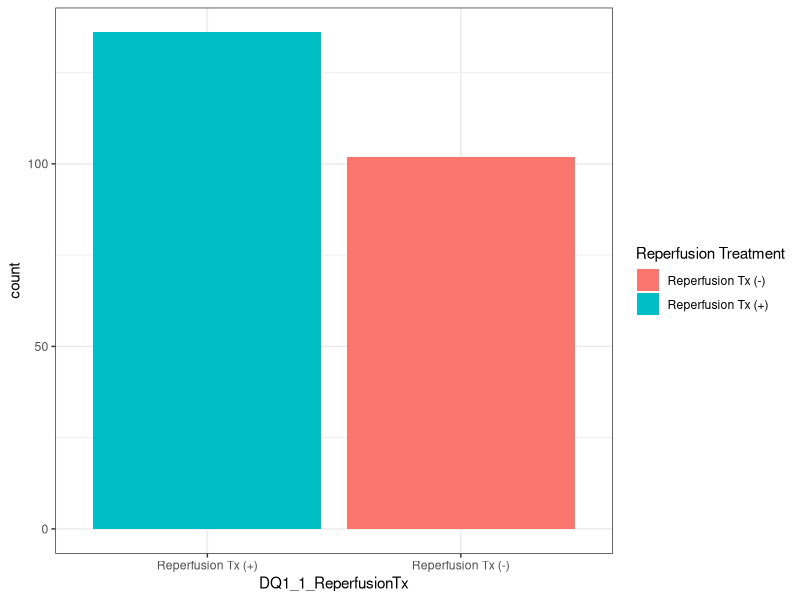
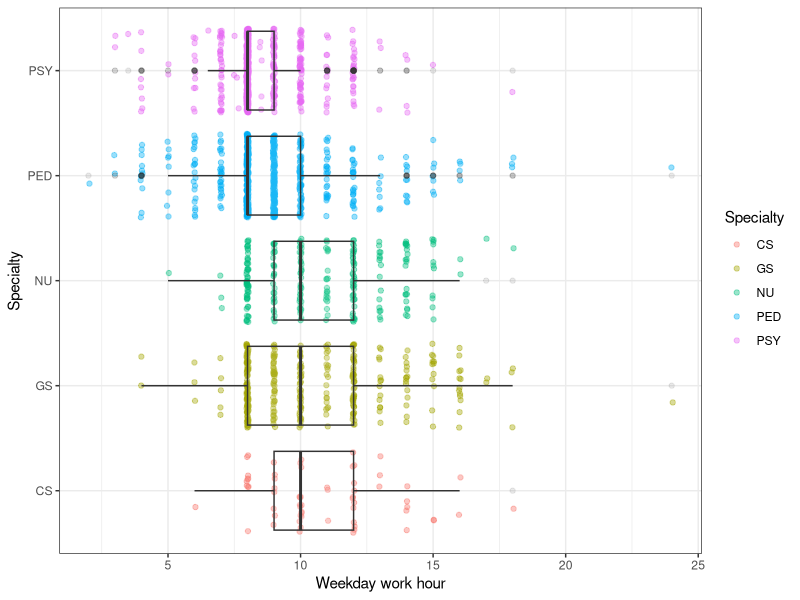
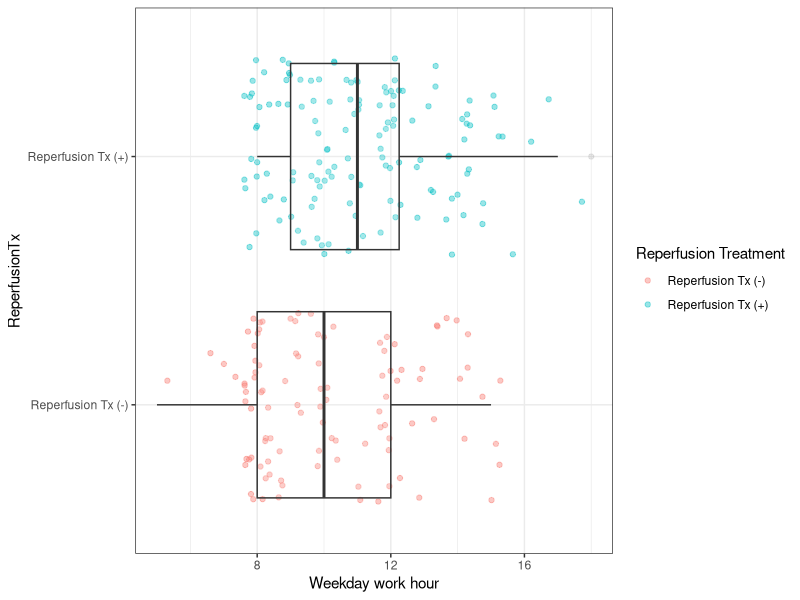
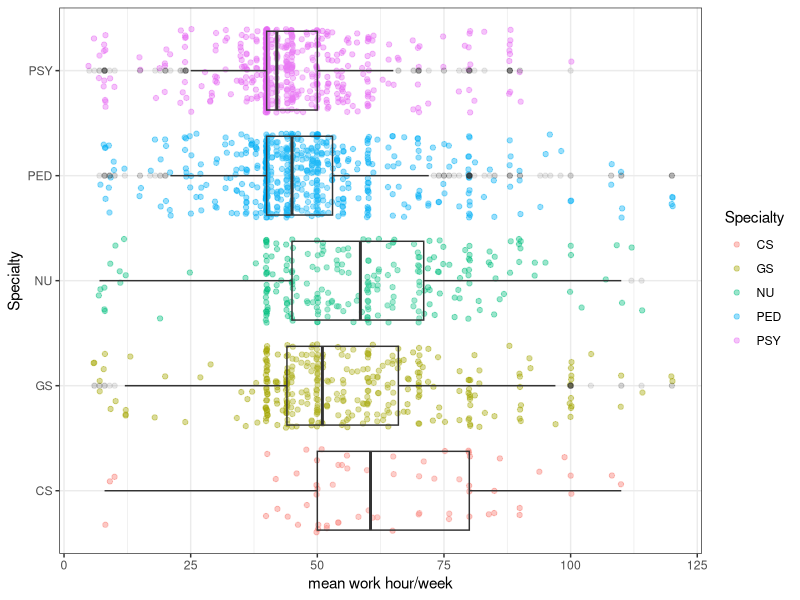
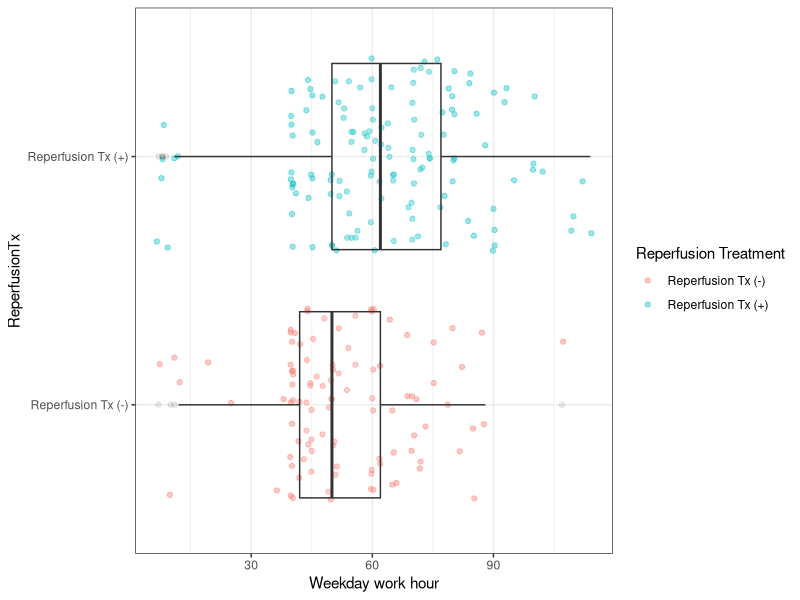
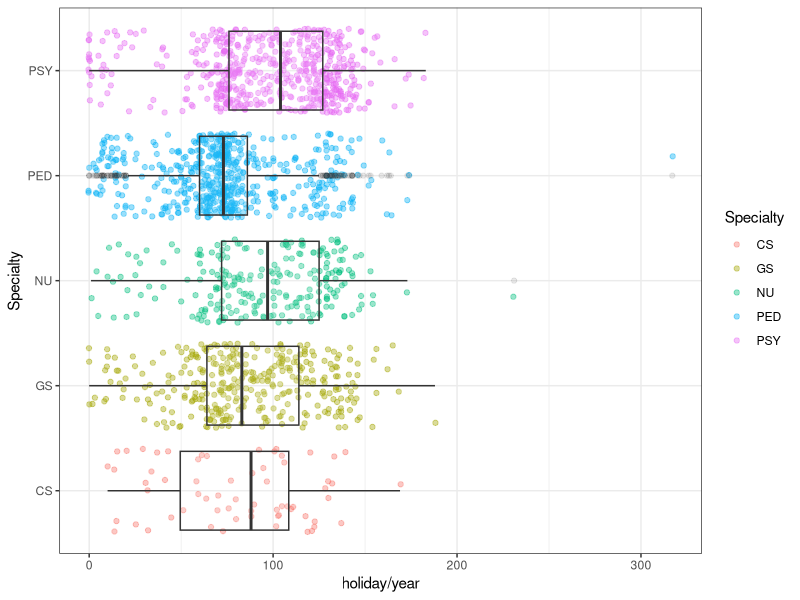
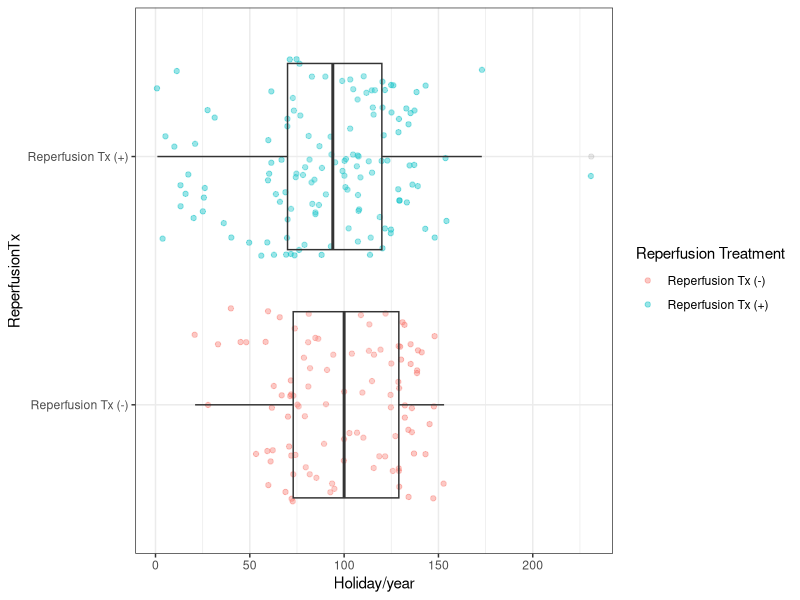

These figures' R source, in order:
## ---- chunk 1
library(dplyr)
library(xtable)
library(kableExtra)
library(ggplot2)
library(tibble)
## ---- chunk 2
db0 <- read.csv("data/survey/Survey_2019_Specialist.csv",
         stringsAsFactors = F)
db <- read.csv("data/survey/Survey_2019_Specialist_rm_unfaithful.csv",
         stringsAsFactors = F)
## ---- chunk 3
db$DQ1_Sepcialty <- ifelse(db$DQ1_전문과_코딩변경 == 1, "NU", 
                           ifelse(db$DQ1_전문과_코딩변경 == 2, "PSY", 
                                  ifelse(db$DQ1_전문과_코딩변경 == 3, "CS", 
                                         ifelse(db$DQ1_전문과_코딩변경 == 4, "PED",
                                                ifelse(db$DQ1_전문과_코딩변경 == 5, "GS", "Multi"))))) %>% factor()

db$DQ1_1_ReperfusionTx <- ifelse(db$DQ1_1_신경과세부 == 1, "Reperfusion Tx (+)", 
                                 ifelse(db$DQ1_1_신경과세부 == 2, "Reperfusion Tx (-)", NA)) %>%
  factor()

db$A1_1_worktime_weekday <- as.numeric(db$A1_1_근무시간_평일)
db$A1_2_worktime_saturday <- as.numeric(db$A1_2_근무시간_토요일)
db$A1_2_worktime_saturday <- ifelse(db$A1_2_worktime_saturday == 999, NA,
                                    db$A1_2_worktime_saturday)
db$A1_3_worktime_sunday <- as.numeric(db$A1_3_근무시간_일요일)
db$A1_3_worktime_sunday <- ifelse(db$A1_3_worktime_sunday == 999, NA, db$A1_3_worktime_sunday)

db$A2_meanworkhourperweek <- as.numeric(db$A2_근무시간_일주평균)

db$A3_annual_total_holiday <- as.numeric(db$A3_8_연간.휴무일합계)

## ---- chunk 4
db_nu <- db %>%
  filter(DQ1_Sepcialty == "NU") # | DQ1_전문과 == "3,5" | DQ1_전문과 == "5,6")
## ---- chunk 5
db %>% select(DQ1_Sepcialty) %>% 
  rename(Specialty = DQ1_Sepcialty) %>%
  summary() %>% kable()

## ---- chunk 6
ggplot(db_nu, aes(x = DQ1_1_ReperfusionTx)) + 
  theme_bw() +
  geom_bar(aes(fill = DQ1_1_ReperfusionTx)) +
  scale_x_discrete(limits = c("Reperfusion Tx (+)", "Reperfusion Tx (-)")) +
  scale_fill_discrete("Reperfusion Treatment")
## ---- chunk 7
table(db$DQ3_1_전공의_연차, db$DQ1_Sepcialty)
## ---- chunk 8
db_temp <- db %>% group_by(DQ1_Sepcialty) %>%
  summarise(meanworkhour = mean(A1_1_worktime_weekday, na.rm = T) %>% round(2),
            maxworkhour = max(A1_1_worktime_weekday, na.rm = T),
            minworkhour = min(A1_1_worktime_weekday, na.rm = T),
            StandDeviation = sd(A1_1_worktime_weekday, na.rm = T) %>% round(2)) 
names(db_temp) <- c("Specialty", "Mean work hour", "Max", "Min", "Standard Deviaiton")
db_temp %>%
  kable()
## ---- chunk 9
ggplot(db, aes(x = DQ1_Sepcialty, y = A1_1_worktime_weekday)) +
  # geom_violin(trim = T) +
  geom_jitter(aes(color = DQ1_Sepcialty), alpha = 0.4) +
  geom_boxplot(alpha = 0.1) +
  coord_flip() +
  theme_bw() +
  scale_y_continuous("Weekday work hour") +
  scale_x_discrete("Specialty") +
  scale_color_discrete("Specialty")
## ---- chunk 10
db_temp <- db %>% filter(DQ1_Sepcialty == "NU") %>%
  group_by(DQ1_1_ReperfusionTx) %>%
  summarise(meanworkhour = mean(A1_1_worktime_weekday, na.rm = T) %>% round(2),
            maxworkhour = max(A1_1_worktime_weekday, na.rm = T),
            minworkhour = min(A1_1_worktime_weekday, na.rm = T),
            StandDeviation = sd(A1_1_worktime_weekday, na.rm = T) %>% round(2))
names(db_temp) <- c("ReperfusionTx", "Mean work hour", "Max", "Min", "Standard Deviaiton")
db_temp %>% kable()
## ---- chunk 11
db %>% filter(DQ1_Sepcialty == "NU") %>%
  ggplot(aes(x = DQ1_1_ReperfusionTx, y = A1_1_worktime_weekday)) +
  # geom_violin(trim = T) +
  geom_jitter(aes(color = DQ1_1_ReperfusionTx), alpha = 0.4) +
  geom_boxplot(alpha = 0.1) +
  coord_flip() +
  theme_bw() +
  scale_y_continuous("Weekday work hour") +
  scale_x_discrete("ReperfusionTx") +
  scale_color_discrete("Reperfusion Treatment")
## ---- chunk 12
db_temp <- db %>% group_by(DQ1_Sepcialty) %>%
  summarise(meanworkhour = mean(A2_meanworkhourperweek, na.rm = T) %>% round(2),
            maxworkhour = max(A2_meanworkhourperweek, na.rm = T),
            minworkhour = min(A2_meanworkhourperweek, na.rm = T),
            StandDeviation = sd(A2_meanworkhourperweek, na.rm = T) %>% round(2))
names(db_temp) <- c("Specialty", "Mean work hour", "Max", "Min", "Standard Deviaiton")
db_temp %>% kable()
## ---- chunk 13
ggplot(db, aes(x = DQ1_Sepcialty, y = A2_meanworkhourperweek)) +
  # geom_violin(trim = T) +
  geom_jitter(aes(color = DQ1_Sepcialty), alpha = 0.4) +
  geom_boxplot(alpha = 0.1) +
  coord_flip() +
  theme_bw() +
  scale_y_continuous("mean work hour/week") +
  scale_x_discrete("Specialty") +
  scale_color_discrete("Specialty")
## ---- chunk 14
db_temp <- db %>% filter(DQ1_Sepcialty == "NU") %>%
  group_by(DQ1_1_ReperfusionTx) %>%
  summarise(meanworkhour = mean(A2_meanworkhourperweek, na.rm = T) %>% round(2),
            maxworkhour = max(A2_meanworkhourperweek, na.rm = T),
            minworkhour = min(A2_meanworkhourperweek, na.rm = T),
            StandDeviation = sd(A2_meanworkhourperweek, na.rm = T) %>% round(2))
names(db_temp) <- c("ReperfusionTx", "Mean work hour", "Max", "Min", "Standard Deviaiton")
db_temp %>% kable()
## ---- chunk 15
db %>% filter(DQ1_Sepcialty == "NU") %>%
  ggplot(aes(x = DQ1_1_ReperfusionTx, y = A2_meanworkhourperweek)) +
  # geom_violin(trim = T) +
  geom_jitter(aes(color = DQ1_1_ReperfusionTx), alpha = 0.4) +
  geom_boxplot(alpha = 0.1) +
  coord_flip() +
  theme_bw() +
  scale_y_continuous("Weekday work hour") +
  scale_x_discrete("ReperfusionTx") +
  scale_color_discrete("Reperfusion Treatment")
## ---- chunk 16
# db$A3_annual_total_holiday

db_temp <- db %>% group_by(DQ1_Sepcialty) %>%
  summarise(meanworkhour = mean(A3_annual_total_holiday, na.rm = T) %>% round(2),
            maxworkhour = max(A3_annual_total_holiday, na.rm = T),
            minworkhour = min(A3_annual_total_holiday, na.rm = T),
            StandDeviation = sd(A3_annual_total_holiday, na.rm = T) %>% round(2))
names(db_temp) <- c("Specialty", "Mean holiday", "Max", "Min", "Standard Deviaiton")
db_temp %>% kable()
## ---- chunk 17
ggplot(db, aes(x = DQ1_Sepcialty, y = A3_annual_total_holiday)) +
  # geom_violin(trim = T) +
  geom_jitter(aes(color = DQ1_Sepcialty), alpha = 0.4) +
  geom_boxplot(alpha = 0.1) +
  coord_flip() +
  theme_bw() +
  scale_y_continuous("holiday/year") +
  scale_x_discrete("Specialty") +
  scale_color_discrete("Specialty")
## ---- chunk 18
db_temp <- db %>% filter(DQ1_Sepcialty == "NU") %>%
  group_by(DQ1_1_ReperfusionTx) %>%
  summarise(meanworkhour = mean(A3_annual_total_holiday, na.rm = T) %>% round(2),
            maxworkhour = max(A3_annual_total_holiday, na.rm = T),
            minworkhour = min(A3_annual_total_holiday, na.rm = T),
            StandDeviation = sd(A3_annual_total_holiday, na.rm = T) %>% round(2))
names(db_temp) <- c("ReperfusionTx", "Mean work hour", "Max", "Min", "Standard Deviaiton")
db_temp %>% kable()
## ---- chunk 19
db %>% filter(DQ1_Sepcialty == "NU") %>%
  ggplot(aes(x = DQ1_1_ReperfusionTx, y = A3_annual_total_holiday)) +
  # geom_violin(trim = T) +
  geom_jitter(aes(color = DQ1_1_ReperfusionTx), alpha = 0.4) +
  geom_boxplot(alpha = 0.1) +
  coord_flip() +
  theme_bw() +
  scale_y_continuous("Holiday/year") +
  scale_x_discrete("ReperfusionTx") +
  scale_color_discrete("Reperfusion Treatment")
